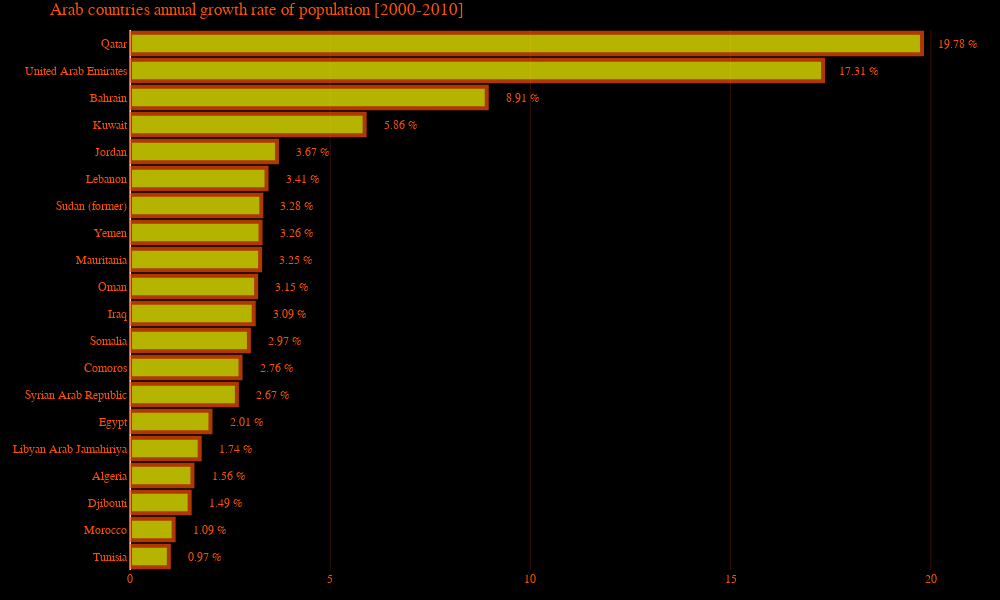

Source (notebook cell):
### Code cell
growth_rate_df =growth_rate_df.sort_values(by="growth rate",ascending=True)
trace0  = go.Bar(x= growth_rate_df["growth rate"],
                 y= growth_rate_df["country"],
                 orientation ='h',
                 marker=dict(color='rgba(255, 255, 0, 1.0)',
                             line=dict(color='rgba(250, 80, 0, 1.0)',
                                       width=4)),
                opacity=0.7,
                hoverinfo="x + y")

annotations = []
y_nw = np.array(growth_rate_df["growth rate"])
for ydn,  xd in zip(y_nw, growth_rate_df["country"]):
    # labeling the scatter savings
    annotations.append(dict(xref='x', yref='y',
                            y=xd, x=ydn+0.9,
                            text='{:,} %'.format(np.round(ydn,2)),
                            font=dict(family='Arial', size=12,
                                      color='rgba(250, 80, 0, 1.0)'),
                            showarrow=False))
layout = go.Layout(
                title='Arab countries annual growth rate of population [2000-2010]',
                margin=dict(
                        l=130,
                        r=20,
                        t=30,
                        b=30,
                    ),
               annotations = annotations,
               xaxis=dict(showgrid=True,
                       gridcolor="rgba(250, 80, 0, .2)",
                       showticklabels=True,
                       tickfont=dict(family='Arial', size=12,color='rgba(250, 80, 0, 1.0)')),
               yaxis=dict(showgrid=False,
                       showline=True,
                       linecolor='rgba(250, 80, 0, 1.0)',
                       showticklabels=True,
                       tickfont=dict(family='Arial', size=12,color='rgba(250, 80, 0, 1.0)')),
               font=dict(family='Arial', size=12,
                       color='rgba(250, 80, 0, 1.0)'),
               width = 1000,
               height = 600,
               paper_bgcolor='rgba(0, 0, 0,1)',
               plot_bgcolor='rgba(0, 0, 0,0)',
             )
# Adding labels
# Creating two subplots


fig = go.Figure(data=[trace0], layout=layout)

py.iplot(fig)

### Figure 1 — Plotly figure (JSON) as saved in the notebook; plotly's stock layout.template omitted (floating-point values rounded to 4 significant figures)
{"data": [{"hoverinfo": "x+y", "marker": {"color": "rgba(255, 255, 0, 1.0)", "line": {"color": "rgba(250, 80, 0, 1.0)", "width": 4}}, "opacity": 0.7, "orientation": "h", "type": "bar", "x": [0.97, 1.09, 1.49, 1.56, 1.74, 2.01, 2.67, 2.76, 2.97, 3.09, 3.15, 3.25, 3.26, 3.28, 3.41, 3.67, 5.86, 8.91, 17.31, 19.78], "y": ["Tunisia", "Morocco", "Djibouti", "Algeria", "Libyan Arab Jamahiriya", "Egypt", "Syrian Arab Republic", "Comoros", "Somalia", "Iraq", "Oman", "Mauritania", "Yemen", "Sudan (former)", "Lebanon", "Jordan", "Kuwait", "Bahrain", "United Arab Emirates", "Qatar"]}], "layout": {"annotations": [{"font": {"color": "rgba(250, 80, 0, 1.0)", "family": "Arial", "size": 12}, "showarrow": false, "text": "0.97 %", "x": 1.87, "xref": "x", "y": "Tunisia", "yref": "y"}, {"font": {"color": "rgba(250, 80, 0, 1.0)", "family": "Arial", "size": 12}, "showarrow": false, "text": "1.09 %", "x": 1.99, "xref": "x", "y": "Morocco", "yref": "y"}, {"font": {"color": "rgba(250, 80, 0, 1.0)", "family": "Arial", "size": 12}, "showarrow": false, "text": "1.49 %", "x": 2.39, "xref": "x", "y": "Djibouti", "yref": "y"}, {"font": {"color": "rgba(250, 80, 0, 1.0)", "family": "Arial", "size": 12}, "showarrow": false, "text": "1.56 %", "x": 2.46, "xref": "x", "y": "Algeria", "yref": "y"}, {"font": {"color": "rgba(250, 80, 0, 1.0)", "family": "Arial", "size": 12}, "showarrow": false, "text": "1.74 %", "x": 2.64, "xref": "x", "y": "Libyan Arab Jamahiriya", "yref": "y"}, {"font": {"color": "rgba(250, 80, 0, 1.0)", "family": "Arial", "size": 12}, "showarrow": false, "text": "2.01 %", "x": 2.91, "xref": "x", "y": "Egypt", "yref": "y"}, {"font": {"color": "rgba(250, 80, 0, 1.0)", "family": "Arial", "size": 12}, "showarrow": false, "text": "2.67 %", "x": 3.57, "xref": "x", "y": "Syrian Arab Republic", "yref": "y"}, {"font": {"color": "rgba(250, 80, 0, 1.0)", "family": "Arial", "size": 12}, "showarrow": false, "text": "2.76 %", "x": 3.66, "xref": "x", "y": "Comoros", "yref": "y"}, {"font": {"color": "rgba(250, 80, 0, 1.0)", "family": "Arial", "size": 12}, "showarrow": false, "text": "2.97 %", "x": 3.87, "xref": "x", "y": "Somalia", "yref": "y"}, {"font": {"color": "rgba(250, 80, 0, 1.0)", "family": "Arial", "size": 12}, "showarrow": false, "text": "3.09 %", "x": 3.99, "xref": "x", "y": "Iraq", "yref": "y"}, {"font": {"color": "rgba(250, 80, 0, 1.0)", "family": "Arial", "size": 12}, "showarrow": false, "text": "3.15 %", "x": 4.05, "xref": "x", "y": "Oman", "yref": "y"}, {"font": {"color": "rgba(250, 80, 0, 1.0)", "family": "Arial", "size": 12}, "showarrow": false, "text": "3.25 %", "x": 4.15, "xref": "x", "y": "Mauritania", "yref": "y"}, {"font": {"color": "rgba(250, 80, 0, 1.0)", "family": "Arial", "size": 12}, "showarrow": false, "text": "3.26 %", "x": 4.16, "xref": "x", "y": "Yemen", "yref": "y"}, {"font": {"color": "rgba(250, 80, 0, 1.0)", "family": "Arial", "size": 12}, "showarrow": false, "text": "3.28 %", "x": 4.18, "xref": "x", "y": "Sudan (former)", "yref": "y"}, {"font": {"color": "rgba(250, 80, 0, 1.0)", "family": "Arial", "size": 12}, "showarrow": false, "text": "3.41 %", "x": 4.31, "xref": "x", "y": "Lebanon", "yref": "y"}, {"font": {"color": "rgba(250, 80, 0, 1.0)", "family": "Arial", "size": 12}, "showarrow": false, "text": "3.67 %", "x": 4.57, "xref": "x", "y": "Jordan", "yref": "y"}, {"font": {"color": "rgba(250, 80, 0, 1.0)", "family": "Arial", "size": 12}, "showarrow": false, "text": "5.86 %", "x": 6.76, "xref": "x", "y": "Kuwait", "yref": "y"}, {"font": {"color": "rgba(250, 80, 0, 1.0)", "family": "Arial", "size": 12}, "showarrow": false, "text": "8.91 %", "x": 9.81, "xref": "x", "y": "Bahrain", "yref": "y"}, {"font": {"color": "rgba(250, 80, 0, 1.0)", "family": "Arial", "size": 12}, "showarrow": false, "text": "17.31 %", "x": 18.21, "xref": "x", "y": "United Arab Emirates", "yref": "y"}, {"font": {"color": "rgba(250, 80, 0, 1.0)", "family": "Arial", "size": 12}, "showarrow": false, "text": "19.78 %", "x": 20.68, "xref": "x", "y": "Qatar", "yref": "y"}], "font": {"color": "rgba(250, 80, 0, 1.0)", "family": "Arial", "size": 12}, "height": 600, "margin": {"b": 30, "l": 130, "r": 20, "t": 30}, "paper_bgcolor": "rgba(0, 0, 0,1)", "plot_bgcolor": "rgba(0, 0, 0,0)", "title": {"text": "Arab countries annual growth rate of population [2000-2010]"}, "width": 1000, "xaxis": {"gridcolor": "rgba(250, 80, 0, .2)", "showgrid": true, "showticklabels": true, "tickfont": {"color": "rgba(250, 80, 0, 1.0)", "family": "Arial", "size": 12}}, "yaxis": {"linecolor": "rgba(250, 80, 0, 1.0)", "showgrid": false, "showline": true, "showticklabels": true, "tickfont": {"color": "rgba(250, 80, 0, 1.0)", "family": "Arial", "size": 12}}}}
